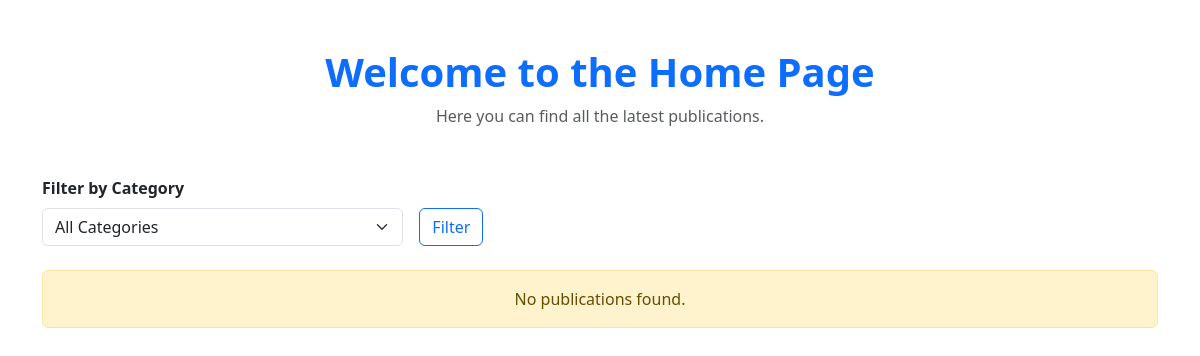
Before: /src/page/home.php with the older database file.
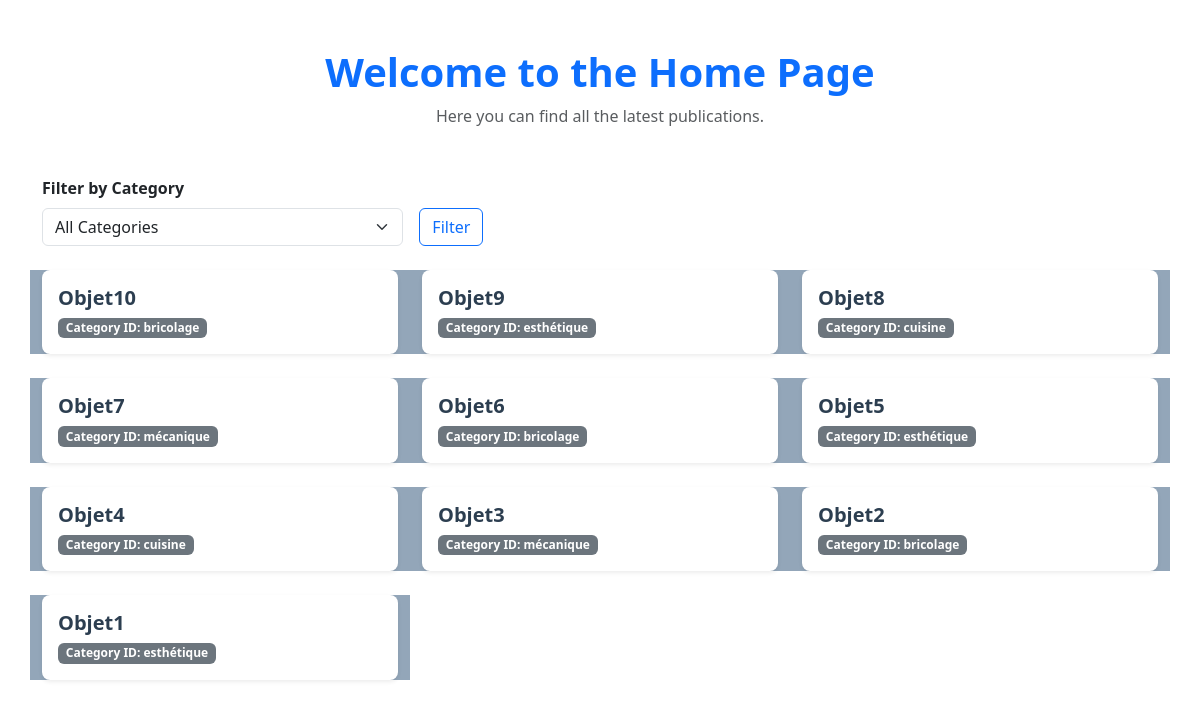
After: the same page with the newer database file.
### tables this page shows
CREATE TABLE db_s2_ETU003936_indrana361_membre (
    id_membre INT AUTO_INCREMENT PRIMARY KEY,
    nom VARCHAR(255) NOT NULL,
    date_naissance DATE NOT NULL,
    genre VARCHAR(50),
    email VARCHAR(255) UNIQUE NOT NULL,
    ville VARCHAR(255),
    mdp VARCHAR(255) NOT NULL,
    image_profil VARCHAR(255)
);

### src/inc/fn.php (called while the page is built, shortened)
<?php
function getPublication()
{
    $request = "SELECT *
                FROM view_db_s2_ETU003936_indrana361_publication
                ORDER BY id_objet DESC";
    $sql_request = mysqli_query($_SERVER["base"], $request);
    return $sql_request ? mysqli_fetch_all($sql_request, MYSQLI_ASSOC) : null;
}

### src/page/home.php (the view, shortened to what this page needs)
<?php
include_once "../inc/fn.php";
$DATA = isset($_POST["categorie"]) ? getPublicationByCategory($_POST["categorie"]) : getPublication();
?>
<link rel="stylesheet" href="../../assets/css/bootstrap.min.css">
<div class="container my-5">
    <div class="text-center mb-5">
        <h1 class="fw-bold text-primary">Welcome to the Home Page</h1>
        <p class="text-muted">Here you can find all the latest publications.</p>
    </div>
    <form action="./index.php?page=home" method="POST" class="row g-3 align-items-end mb-4">
        <div class="col-sm-8 col-md-6 col-lg-4">
            <label for="categorie" class="form-label fw-semibold">Filter by Category</label>
            <select name="categorie" id="categorie" class="form-select">
                <option value="">All Categories</option>
            </select>
        </div>
        <div class="col-auto">
            <button type="submit" class="btn btn-outline-primary">
                Filter
            </button>
        </div>
    </form>
    <div class="row g-4">
        <?php if ($DATA): ?>
            <?php foreach ($DATA as $publication): ?>
                <div class="col-md-6 col-lg-4" style="background-color:rgb(147, 166, 185);">
                    <div class="card h-100 border-0 shadow-sm hover-shadow transition rounded-3">
                        <div class="card-body">
                            <h5 class="card-title"><?= htmlspecialchars($publication['nom_objet']) ?></h5>
                            <p class="card-text">
                                <span class="badge bg-secondary">
                                    Category ID: <?= htmlspecialchars($publication['objet_categorie']) ?>
                                </span>
                            </p>
                        </div>
                    </div>
                </div>
            <?php endforeach; ?>
        <?php else: ?>
            <div class="col-12">
                <div class="alert alert-warning text-center">
                    No publications found.
                </div>
            </div>
        <?php endif; ?>
    </div>
</div>

### src/page/home.php (style rules this page uses)
.card-title { font-weight: 600; color: #2c3e50; }
.transition { transition: all 0.3s ease-in-out; }

Changed rows visible on the page:
added db_s2_etu003936_indrana361_membre: nom_objet "Objet10", objet_categorie "bricolage", nom_objet "Objet7", objet_categorie "mécanique", nom_objet "Objet4", objet_categorie "cuisine"
added db_s2_etu003936_indrana361_membre: nom_objet "Objet9", objet_categorie "esthétique", nom_objet "Objet6", objet_categorie "bricolage", nom_objet "Objet3", objet_categorie "mécanique"
added db_s2_etu003936_indrana361_membre: nom_objet "Objet8", objet_categorie "cuisine", nom_objet "Objet1", objet_categorie "esthétique"
added db_s2_etu003936_indrana361_membre: nom_objet "Objet5", objet_categorie "esthétique", nom_objet "Objet2", objet_categorie "bricolage"
Other visible differences:
text no longer shown: "No publications found."
